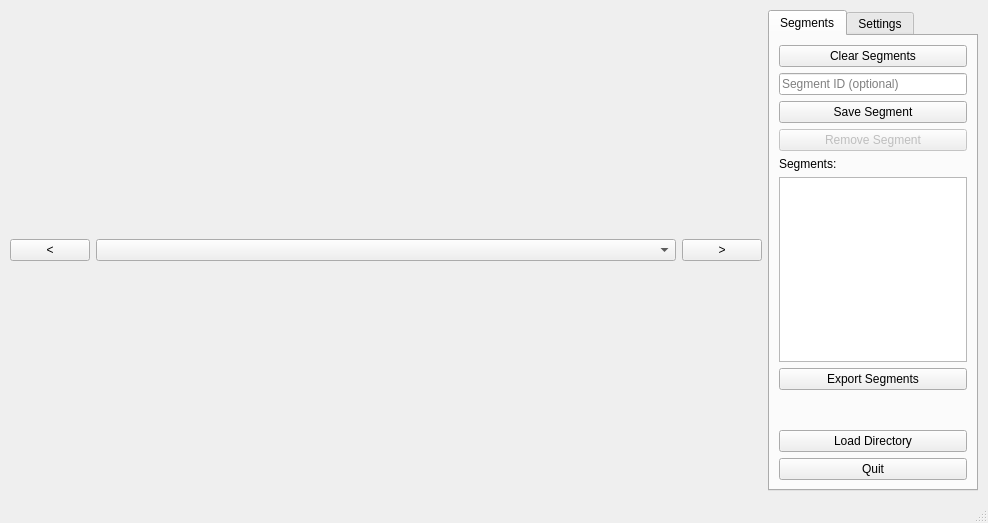
<?xml version="1.0" encoding="UTF-8"?>
<ui version="4.0">
 <class>MainWindow</class>
 <widget class="QMainWindow" name="MainWindow">
  <property name="geometry">
   <rect>
    <x>0</x>
    <y>0</y>
    <width>988</width>
    <height>523</height>
   </rect>
  </property>
  <property name="windowTitle">
   <string>MainWindow</string>
  </property>
  <widget class="QWidget" name="base">
   <layout class="QHBoxLayout" name="horizontalLayout">
    <property name="leftMargin">
     <number>10</number>
    </property>
    <property name="topMargin">
     <number>10</number>
    </property>
    <property name="rightMargin">
     <number>10</number>
    </property>
    <property name="bottomMargin">
     <number>10</number>
    </property>
    <item>
     <widget class="QWidget" name="dataBx" native="true">
      <layout class="QVBoxLayout" name="verticalLayout">
       <property name="leftMargin">
        <number>0</number>
       </property>
       <property name="topMargin">
        <number>0</number>
       </property>
       <property name="rightMargin">
        <number>0</number>
       </property>
       <property name="bottomMargin">
        <number>0</number>
       </property>
       <item>
        <layout class="QHBoxLayout" name="horizontalLayout_2">
         <item>
          <widget class="QPushButton" name="collectionPrevBtn">
           <property name="sizePolicy">
            <sizepolicy hsizetype="Fixed" vsizetype="Fixed">
             <horstretch>0</horstretch>
             <verstretch>0</verstretch>
            </sizepolicy>
           </property>
           <property name="text">
            <string>&lt;</string>
           </property>
          </widget>
         </item>
         <item>
          <widget class="QComboBox" name="collectionCmb"/>
         </item>
         <item>
          <widget class="QPushButton" name="collectionNextBtn">
           <property name="sizePolicy">
            <sizepolicy hsizetype="Fixed" vsizetype="Fixed">
             <horstretch>0</horstretch>
             <verstretch>0</verstretch>
            </sizepolicy>
           </property>
           <property name="text">
            <string>&gt;</string>
           </property>
          </widget>
         </item>
        </layout>
       </item>
       <item>
        <layout class="QVBoxLayout" name="figureBx"/>
       </item>
      </layout>
     </widget>
    </item>
    <item>
     <widget class="QTabWidget" name="tabWidget">
      <property name="sizePolicy">
       <sizepolicy hsizetype="Fixed" vsizetype="Expanding">
        <horstretch>0</horstretch>
        <verstretch>0</verstretch>
       </sizepolicy>
      </property>
      <property name="minimumSize">
       <size>
        <width>0</width>
        <height>0</height>
       </size>
      </property>
      <property name="maximumSize">
       <size>
        <width>210</width>
        <height>16777215</height>
       </size>
      </property>
      <property name="currentIndex">
       <number>0</number>
      </property>
      <widget class="QWidget" name="segmentsTb">
       <attribute name="title">
        <string>Segments</string>
       </attribute>
       <layout class="QVBoxLayout" name="verticalLayout_5">
        <item>
         <widget class="QPushButton" name="clearSegmentBtn">
          <property name="text">
           <string>Clear Segments</string>
          </property>
         </widget>
        </item>
        <item>
         <widget class="QLineEdit" name="segmentIdTxt">
          <property name="placeholderText">
           <string>Segment ID (optional)</string>
          </property>
         </widget>
        </item>
        <item>
         <widget class="QPushButton" name="saveSegmentBtn">
          <property name="text">
           <string>Save Segment</string>
          </property>
         </widget>
        </item>
        <item>
         <widget class="QPushButton" name="removeSegmentBtn">
          <property name="enabled">
           <bool>false</bool>
          </property>
          <property name="text">
           <string>Remove Segment</string>
          </property>
         </widget>
        </item>
        <item>
         <widget class="QLabel" name="label">
          <property name="text">
           <string>Segments:</string>
          </property>
         </widget>
        </item>
        <item>
         <widget class="QListWidget" name="segmentLst"/>
        </item>
        <item>
         <widget class="QPushButton" name="exportSegmentBtn">
          <property name="text">
           <string>Export Segments</string>
          </property>
         </widget>
        </item>
        <item>
         <spacer name="verticalSpacer_2">
          <property name="orientation">
           <enum>Qt::Vertical</enum>
          </property>
          <property name="sizeHint" stdset="0">
           <size>
            <width>20</width>
            <height>40</height>
           </size>
          </property>
         </spacer>
        </item>
        <item>
         <widget class="QPushButton" name="loadDirectoryBtn">
          <property name="text">
           <string>Load Directory</string>
          </property>
         </widget>
        </item>
        <item>
         <widget class="QPushButton" name="quitBtn">
          <property name="text">
           <string>Quit</string>
          </property>
         </widget>
        </item>
       </layout>
      </widget>
      <widget class="QWidget" name="settingsTb">
       <attribute name="title">
        <string>Settings</string>
       </attribute>
       <layout class="QVBoxLayout" name="verticalLayout_2">
        <item>
         <widget class="QGroupBox" name="plotOptionsGrp">
          <property name="title">
           <string>Plots</string>
          </property>
          <layout class="QVBoxLayout" name="verticalLayout_3">
           <item>
            <widget class="QLabel" name="label_5">
             <property name="text">
              <string>Time Plot Y-Axis:</string>
             </property>
            </widget>
           </item>
           <item>
            <widget class="QComboBox" name="timeYAxisCmb"/>
           </item>
           <item>
            <widget class="QLabel" name="label_2">
             <property name="text">
              <string>Distance Plot X-Axis:</string>
             </property>
            </widget>
           </item>
           <item>
            <widget class="QComboBox" name="distXAxisCmb"/>
           </item>
           <item>
            <widget class="QLabel" name="label_3">
             <property name="text">
              <string>Distance Plot Y-Axis:</string>
             </property>
            </widget>
           </item>
           <item>
            <widget class="QComboBox" name="distYAxisCmb"/>
           </item>
          </layout>
         </widget>
        </item>
        <item>
         <widget class="QGroupBox" name="groupBox_2">
          <property name="title">
           <string>Data</string>
          </property>
          <layout class="QVBoxLayout" name="verticalLayout_4">
           <item>
            <widget class="QCheckBox" name="groupExportBeadCbx">
             <property name="toolTip">
              <string>&lt;html&gt;&lt;head/&gt;&lt;body&gt;&lt;p&gt;&lt;nobr&gt;If set, creates only one Tweezers Analysis file per Bead ID&lt;/nobr&gt; and stores all segments in this single file. Otherwise, one file is created per trial file.&lt;/p&gt;&lt;/body&gt;&lt;/html&gt;</string>
             </property>
             <property name="text">
              <string>Group Export by Bead</string>
             </property>
            </widget>
           </item>
           <item>
            <widget class="QLabel" name="label_4">
             <property name="text">
              <string>Data Source:</string>
             </property>
            </widget>
           </item>
           <item>
            <widget class="QComboBox" name="sourceTypeCmb"/>
           </item>
          </layout>
         </widget>
        </item>
        <item>
         <spacer name="verticalSpacer">
          <property name="orientation">
           <enum>Qt::Vertical</enum>
          </property>
          <property name="sizeHint" stdset="0">
           <size>
            <width>20</width>
            <height>40</height>
           </size>
          </property>
         </spacer>
        </item>
       </layout>
      </widget>
     </widget>
    </item>
   </layout>
  </widget>
  <widget class="QStatusBar" name="statusbar"/>
 </widget>
 <resources/>
 <connections/>
</ui>
